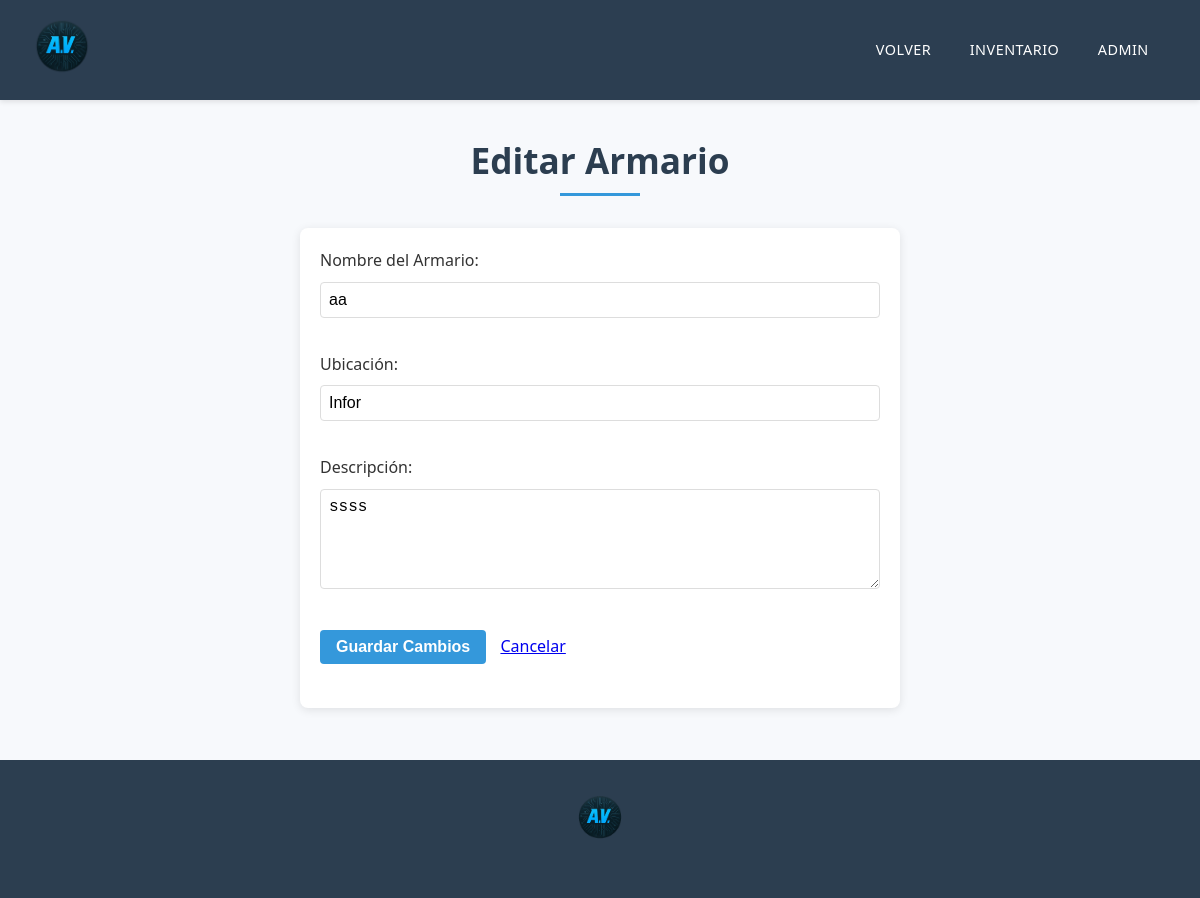
The app's page /modificar/armarios/editar_armario.php?id=1 (signed in) with its own data.
### tables this page shows
CREATE TABLE `armarios` (
  `nombre` text NOT NULL,
  `descrip` text NOT NULL,
  `id_tabla` int(16) NOT NULL,
  `ubicacion` text NOT NULL
);

### modificar/armarios/funciones.php (called while the page is built, shortened)
<?php
function baseDatos($consulta)
{
    $conexion = mysqli_connect("localhost", "root", "");
    mysqli_select_db($conexion, "inventario");
    $resultado = mysqli_query($conexion, $consulta);
    return $resultado;
}
?>

### modificar/armarios/editar_armario.php (the view, shortened to what this page needs)
<?php
include("funciones.php");
$id_armario = isset($_GET['id']) ? intval($_GET['id']) : 0;
$armario = null;
if($id_armario > 0) {
    $consulta = "SELECT * FROM armarios WHERE id_tabla = $id_armario";
    $resultado = baseDatos($consulta);
    $armario = mysqli_fetch_assoc($resultado);
} else {
    header("Location: gestion_armarios.php");
    exit;
}
?>
<!DOCTYPE html>
<html lang="es">
<head>
    <link rel="stylesheet" type="text/css" href="../../estilos.css">
</head>
<body>
    <header>
        <div class="logo">
            <a href="gestion_armarios.php" title="Volver">
                <img src="../../img/fotos_pag/logo.png" class="flogo">
            </a>
        </div>
        <nav>
            <a href="gestion_armarios.php" title="Volver a gestión">VOLVER</a>
            <a href="../inventario.php" title="Gestionar inventario">INVENTARIO</a>
            <a href="../../usuarios/admin.php" title="Administración">ADMIN</a>
        </nav>
    </header>
    <main>
        <div class="titulo">
            <h1>Editar Armario</h1>
        </div>
        <div class="formulario">
            <form method="post">
                <p>Nombre del Armario:
                    <input type="text" name="nombre" value="<?php echo htmlspecialchars($armario['nombre']); ?>" required>
                </p>
                <p>Ubicación:
                    <input type="text" name="ubicacion" value="<?php echo htmlspecialchars($armario['ubicacion']); ?>" required>
                </p>
                <p>Descripción:
                    <textarea name="descripcion"><?php echo htmlspecialchars($armario['descrip']); ?></textarea>
                </p>
                <p>
                    <button type="submit" name="boton" class="btn btn-success">Guardar Cambios</button>
                    <a href="gestion_armarios.php" class="btn btn-secondary">Cancelar</a>
                </p>
            </form>
        </div>
    </main>
    <footer>
        <div class="logo-footer">
            <a href="../../backend.php" title="Volver">
                <img src="../../img/fotos_pag/logo.png" class="flogo">
            </a>
        </div>
    </footer>
</body>
</html>

### estilos.css (style rules this page uses)
* { margin: 0; padding: 0; box-sizing: border-box; }
body { font-family: 'Segoe UI', Tahoma, Geneva, Verdana, sans-serif; line-height: 1.6; color: #333; background-color: #f7f9fc; display: flex; flex-direction: column; min-height: 100vh; }
header { background-color: #2c3e51; color: #fff; padding: 1rem 0; box-shadow: 0 2px 5px rgba(0, 0, 0, 0.1); display: flex; justify-content: space-between; align-items: center; flex-wrap: wrap; }
.logo { padding: 0 2rem; }
.flogo { max-height: 60px; transition: transform 0.3s ease; }
nav { display: flex; flex-wrap: wrap; padding: 0 2rem; }
nav a { color: white; text-decoration: none; padding: 0.5rem 1rem; margin: 0 0.2rem; font-weight: 500; border-radius: 4px; transition: all 0.3s ease; text-transform: uppercase; font-size: 0.9rem; letter-spacing: 0.5px; }
main { flex: 1; padding: 2rem; max-width: 1200px; margin: 0 auto; width: 100%; }
.titulo { text-align: center; margin-bottom: 2rem; position: relative; }
.titulo h1 { font-size: 2.2rem; color: #2c3e50; margin-bottom: 0.5rem; padding-bottom: 0.5rem; position: relative; }
.titulo h1:after { content: ''; position: absolute; bottom: 0; left: 50%; transform: translateX(-50%); width: 80px; height: 3px; background-color: #3498db; }
.formulario { background-color: white; padding: 2rem; border-radius: 8px; box-shadow: 0 2px 10px rgba(0, 0, 0, 0.05); margin-bottom: 2rem; max-width: 600px; margin-left: auto; margin-right: auto; }
.formulario p { margin-bottom: 1.5rem; }
.formulario input[type="text"], .formulario input[type="email"], .formulario input[type="password"], .formulario input[type="number"], .formulario select, .formulario textarea { width: 100%; padding: 0.8rem; border: 1px solid #ddd; border-radius: 4px; font-size: 1rem; margin-top: 0.5rem; }
.formulario button { background-color: #3498db; color: white; border: none; padding: 0.8rem 1.5rem; border-radius: 4px; cursor: pointer; font-size: 1rem; transition: background-color 0.3s; font-weight: 600; }
footer { background-color: #2c3e50; color: #fff; padding: 2rem 0; text-align: center; margin-top: auto; }
.logo-footer { margin-bottom: 1rem; }
.logo-footer img { max-height: 50px; }

### modificar/armarios/editar_armario.php (style rules this page uses)
.formulario { max-width: 600px; margin: 20px auto; padding: 20px; background-color: white; border-radius: 8px; box-shadow: 0 2px 10px rgba(0,0,0,0.1); }
.formulario input[type="text"], .formulario textarea { width: 100%; padding: 8px; margin-bottom: 10px; border: 1px solid #ddd; border-radius: 4px; }
.formulario textarea { height: 100px; }
.formulario button { padding: 8px 16px; margin-right: 10px; }

### records on screen
armarios: nombre "aa", ubicacion "Infor", descripcion "ssss"
